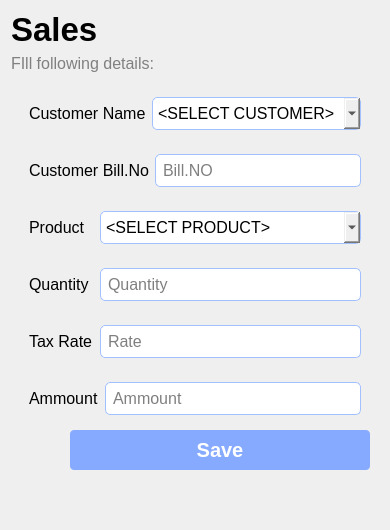
             <widget class="QWidget" name="page_8">
              <layout class="QVBoxLayout" name="verticalLayout_14">
               <item>
                <widget class="QLabel" name="label_50">
                 <property name="font">
                  <font>
                   <pointsize>25</pointsize>
                   <weight>75</weight>
                   <bold>true</bold>
                  </font>
                 </property>
                 <property name="text">
                  <string>Sales</string>
                 </property>
                </widget>
               </item>
               <item>
                <widget class="QLabel" name="label_58">
                 <property name="font">
                  <font>
                   <pointsize>12</pointsize>
                  </font>
                 </property>
                 <property name="styleSheet">
                  <string notr="true">color: gray;</string>
                 </property>
                 <property name="text">
                  <string>FIll following details:</string>
                 </property>
                </widget>
               </item>
               <item>
                <widget class="QWidget" name="widget_45" native="true">
                 <layout class="QVBoxLayout" name="verticalLayout_15">
                  <item>
                   <widget class="QWidget" name="widget_46" native="true">
                    <layout class="QHBoxLayout" name="horizontalLayout_42">
                     <item>
                      <widget class="QLabel" name="label_51">
                       <property name="sizePolicy">
                        <sizepolicy hsizetype="Expanding" vsizetype="Preferred">
                         <horstretch>2</horstretch>
                         <verstretch>0</verstretch>
                        </sizepolicy>
                       </property>
                       <property name="font">
                        <font>
                         <pointsize>12</pointsize>
                        </font>
                       </property>
                       <property name="text">
                        <string>Customer Name</string>
                       </property>
                      </widget>
                     </item>
                     <item>
                      <widget class="QComboBox" name="comboBox">
                       <property name="sizePolicy">
                        <sizepolicy hsizetype="Expanding" vsizetype="Fixed">
                         <horstretch>8</horstretch>
                         <verstretch>0</verstretch>
                        </sizepolicy>
                       </property>
                       <property name="font">
                        <font>
                         <pointsize>12</pointsize>
                        </font>
                       </property>
                       <property name="styleSheet">
                        <string notr="true">border-radius: 5px;
border: 1px solid rgb(162, 192, 255);
padding: 5px;
</string>
                       </property>
                       <item>
                        <property name="text">
                         <string>&lt;SELECT CUSTOMER&gt;</string>
                        </property>
                       </item>
                      </widget>
                     </item>
                    </layout>
                   </widget>
                  </item>
                  <item>
                   <widget class="QWidget" name="widget_47" native="true">
                    <layout class="QHBoxLayout" name="horizontalLayout_43">
                     <item>
                      <widget class="QLabel" name="label_52">
                       <property name="sizePolicy">
                        <sizepolicy hsizetype="Expanding" vsizetype="Preferred">
                         <horstretch>2</horstretch>
                         <verstretch>0</verstretch>
                        </sizepolicy>
                       </property>
                       <property name="font">
                        <font>
                         <pointsize>12</pointsize>
                        </font>
                       </property>
                       <property name="text">
                        <string>Customer Bill.No</string>
                       </property>
                      </widget>
                     </item>
                     <item>
                      <widget class="QLineEdit" name="lineEdit_38">
                       <property name="sizePolicy">
                        <sizepolicy hsizetype="Expanding" vsizetype="Fixed">
                         <horstretch>8</horstretch>
                         <verstretch>0</verstretch>
                        </sizepolicy>
                       </property>
                       <property name="font">
                        <font>
                         <pointsize>12</pointsize>
                        </font>
                       </property>
                       <property name="styleSheet">
                        <string notr="true">border-radius: 5px;
border: 1px solid rgb(162, 192, 255);
padding: 5px;
</string>
                       </property>
                       <property name="placeholderText">
                        <string>Bill.NO</string>
                       </property>
                      </widget>
                     </item>
                    </layout>
                   </widget>
                  </item>
                  <item>
                   <widget class="QWidget" name="widget_48" native="true">
                    <layout class="QHBoxLayout" name="horizontalLayout_44">
                     <item>
                      <widget class="QLabel" name="label_53">
                       <property name="sizePolicy">
                        <sizepolicy hsizetype="Expanding" vsizetype="Preferred">
                         <horstretch>2</horstretch>
                         <verstretch>0</verstretch>
                        </sizepolicy>
                       </property>
                       <property name="font">
                        <font>
                         <pointsize>12</pointsize>
                        </font>
                       </property>
                       <property name="text">
                        <string>Product</string>
                       </property>
                      </widget>
                     </item>
                     <item>
                      <widget class="QComboBox" name="comboBox_2">
                       <property name="sizePolicy">
                        <sizepolicy hsizetype="Expanding" vsizetype="Fixed">
                         <horstretch>8</horstretch>
                         <verstretch>0</verstretch>
                        </sizepolicy>
                       </property>
                       <property name="font">
                        <font>
                         <pointsize>12</pointsize>
                        </font>
                       </property>
                       <property name="styleSheet">
                        <string notr="true">border-radius: 5px;
border: 1px solid rgb(162, 192, 255);
padding: 5px;</string>
                       </property>
                       <item>
                        <property name="text">
                         <string>&lt;SELECT PRODUCT&gt;</string>
                        </property>
                       </item>
                      </widget>
                     </item>
                    </layout>
                   </widget>
                  </item>
                  <item>
                   <widget class="QWidget" name="widget_49" native="true">
                    <layout class="QHBoxLayout" name="horizontalLayout_45">
                     <item>
                      <widget class="QLabel" name="label_54">
                       <property name="sizePolicy">
                        <sizepolicy hsizetype="Expanding" vsizetype="Preferred">
                         <horstretch>2</horstretch>
                         <verstretch>0</verstretch>
                        </sizepolicy>
                       </property>
                       <property name="font">
                        <font>
                         <pointsize>12</pointsize>
                        </font>
                       </property>
                       <property name="text">
                        <string>Quantity</string>
                       </property>
                      </widget>
                     </item>
                     <item>
                      <widget class="QLineEdit" name="lineEdit_40">
                       <property name="sizePolicy">
                        <sizepolicy hsizetype="Expanding" vsizetype="Fixed">
                         <horstretch>8</horstretch>
                         <verstretch>0</verstretch>
                        </sizepolicy>
                       </property>
                       <property name="font">
                        <font>
                         <pointsize>12</pointsize>
                        </font>
                       </property>
                       <property name="styleSheet">
                        <string notr="true">border-radius: 5px;
border: 1px solid rgb(162, 192, 255);
padding: 5px;</string>
                       </property>
                       <property name="placeholderText">
                        <string>Quantity</string>
                       </property>
                      </widget>
                     </item>
                    </layout>
                   </widget>
                  </item>
                  <item>
                   <widget class="QWidget" name="widget_50" native="true">
                    <layout class="QHBoxLayout" name="horizontalLayout_46">
                     <item>
                      <widget class="QLabel" name="label_55">
                       <property name="sizePolicy">
                        <sizepolicy hsizetype="Expanding" vsizetype="Preferred">
                         <horstretch>2</horstretch>
                         <verstretch>0</verstretch>
                        </sizepolicy>
                       </property>
                       <property name="font">
                        <font>
                         <pointsize>12</pointsize>
                        </font>
                       </property>
                       <property name="text">
                        <string>Tax Rate</string>
                       </property>
                      </widget>
                     </item>
                     <item>
                      <widget class="QLineEdit" name="lineEdit_41">
                       <property name="sizePolicy">
                        <sizepolicy hsizetype="Expanding" vsizetype="Fixed">
                         <horstretch>8</horstretch>
                         <verstretch>0</verstretch>
                        </sizepolicy>
                       </property>
                       <property name="font">
                        <font>
                         <pointsize>12</pointsize>
                        </font>
                       </property>
                       <property name="styleSheet">
                        <string notr="true">border-radius: 5px;
border: 1px solid rgb(162, 192, 255);
padding: 5px;</string>
                       </property>
                       <property name="placeholderText">
                        <string>Rate</string>
                       </property>
                      </widget>
                     </item>
                    </layout>
                   </widget>
                  </item>
                  <item>
                   <widget class="QWidget" name="widget_43" native="true">
                    <layout class="QHBoxLayout" name="horizontalLayout_40">
                     <item>
                      <widget class="QLabel" name="label_48">
                       <property name="sizePolicy">
                        <sizepolicy hsizetype="Expanding" vsizetype="Preferred">
                         <horstretch>2</horstretch>
                         <verstretch>0</verstretch>
                        </sizepolicy>
                       </property>
                       <property name="font">
                        <font>
                         <pointsize>12</pointsize>
                        </font>
                       </property>
                       <property name="text">
                        <string>Ammount</string>
                       </property>
                      </widget>
                     </item>
                     <item>
                      <widget class="QLineEdit" name="lineEdit_35">
                       <property name="sizePolicy">
                        <sizepolicy hsizetype="Expanding" vsizetype="Fixed">
                         <horstretch>8</horstretch>
                         <verstretch>0</verstretch>
                        </sizepolicy>
                       </property>
                       <property name="font">
                        <font>
                         <pointsize>12</pointsize>
                        </font>
                       </property>
                       <property name="styleSheet">
                        <string notr="true">border-radius: 5px;
border: 1px solid rgb(162, 192, 255);
padding: 5px;</string>
                       </property>
                       <property name="placeholderText">
                        <string>Ammount</string>
                       </property>
                      </widget>
                     </item>
                    </layout>
                   </widget>
                  </item>
                  <item alignment="Qt::AlignRight">
                   <widget class="QPushButton" name="pushButton_20">
                    <property name="minimumSize">
                     <size>
                      <width>300</width>
                      <height>0</height>
                     </size>
                    </property>
                    <property name="maximumSize">
                     <size>
                      <width>300</width>
                      <height>16777215</height>
                     </size>
                    </property>
                    <property name="styleSheet">
                     <string notr="true">background-color: rgb(133, 170, 255);
font-size: 20px;
padding: 8px;
color: white;
font-weight: bold;
border-radius: 4px;
</string>
                    </property>
                    <property name="text">
                     <string>Save</string>
                    </property>
                   </widget>
                  </item>
                  <item>
                   <spacer name="verticalSpacer_16">
                    <property name="orientation">
                     <enum>Qt::Vertical</enum>
                    </property>
                    <property name="sizeHint" stdset="0">
                     <size>
                      <width>20</width>
                      <height>40</height>
                     </size>
                    </property>
                   </spacer>
                  </item>
                 </layout>
                </widget>
               </item>
              </layout>
             </widget>
